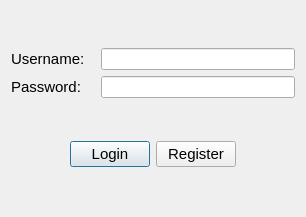
<?xml version="1.0" encoding="UTF-8"?>
<ui version="4.0">
 <class>CustomerLogin</class>
 <widget class="QDialog" name="CustomerLogin">
  <property name="geometry">
   <rect>
    <x>0</x>
    <y>0</y>
    <width>306</width>
    <height>217</height>
   </rect>
  </property>
  <property name="windowTitle">
   <string>Customer Login</string>
  </property>
  <layout class="QVBoxLayout" name="verticalLayout_3">
   <item>
    <layout class="QHBoxLayout" name="horizontalLayout">
     <item>
      <layout class="QVBoxLayout" name="verticalLayout">
       <item>
        <widget class="QLabel" name="usernamelabel">
         <property name="font">
          <font>
           <pointsize>11</pointsize>
          </font>
         </property>
         <property name="text">
          <string>Username:</string>
         </property>
        </widget>
       </item>
       <item>
        <widget class="QLabel" name="passwordlabel">
         <property name="font">
          <font>
           <pointsize>11</pointsize>
          </font>
         </property>
         <property name="text">
          <string>Password:</string>
         </property>
        </widget>
       </item>
      </layout>
     </item>
     <item>
      <spacer name="horizontalSpacer">
       <property name="orientation">
        <enum>Qt::Horizontal</enum>
       </property>
       <property name="sizeType">
        <enum>QSizePolicy::Fixed</enum>
       </property>
       <property name="sizeHint" stdset="0">
        <size>
         <width>10</width>
         <height>20</height>
        </size>
       </property>
      </spacer>
     </item>
     <item>
      <layout class="QVBoxLayout" name="verticalLayout_2">
       <item>
        <widget class="QLineEdit" name="usernameline"/>
       </item>
       <item>
        <widget class="QLineEdit" name="passwordline"/>
       </item>
      </layout>
     </item>
    </layout>
   </item>
   <item>
    <layout class="QHBoxLayout" name="horizontalLayout_2">
     <item>
      <spacer name="horizontalSpacer_2">
       <property name="orientation">
        <enum>Qt::Horizontal</enum>
       </property>
       <property name="sizeHint" stdset="0">
        <size>
         <width>40</width>
         <height>20</height>
        </size>
       </property>
      </spacer>
     </item>
     <item>
      <widget class="QPushButton" name="loginbutton">
       <property name="font">
        <font>
         <pointsize>11</pointsize>
        </font>
       </property>
       <property name="text">
        <string>Login</string>
       </property>
      </widget>
     </item>
     <item>
      <widget class="QPushButton" name="registerbutton">
       <property name="font">
        <font>
         <pointsize>11</pointsize>
        </font>
       </property>
       <property name="text">
        <string>Register</string>
       </property>
      </widget>
     </item>
     <item>
      <spacer name="horizontalSpacer_3">
       <property name="orientation">
        <enum>Qt::Horizontal</enum>
       </property>
       <property name="sizeHint" stdset="0">
        <size>
         <width>40</width>
         <height>20</height>
        </size>
       </property>
      </spacer>
     </item>
    </layout>
   </item>
  </layout>
 </widget>
 <resources/>
 <connections/>
</ui>
